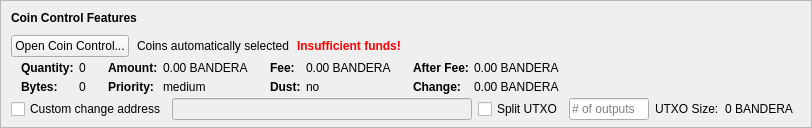
    <widget class="QFrame" name="frameCoinControl">
     <property name="sizePolicy">
      <sizepolicy hsizetype="Expanding" vsizetype="Expanding">
       <horstretch>0</horstretch>
       <verstretch>0</verstretch>
      </sizepolicy>
     </property>
     <property name="maximumSize">
      <size>
       <width>16777215</width>
       <height>16777215</height>
      </size>
     </property>
     <property name="frameShape">
      <enum>QFrame::StyledPanel</enum>
     </property>
     <property name="frameShadow">
      <enum>QFrame::Sunken</enum>
     </property>
     <layout class="QVBoxLayout" name="verticalLayoutCoinControl2">
      <property name="spacing">
       <number>0</number>
      </property>
      <property name="leftMargin">
       <number>0</number>
      </property>
      <property name="topMargin">
       <number>0</number>
      </property>
      <property name="rightMargin">
       <number>0</number>
      </property>
      <property name="bottomMargin">
       <number>6</number>
      </property>
      <item>
       <layout class="QVBoxLayout" name="verticalLayoutCoinControl" stretch="0,0,0,0,1">
        <property name="spacing">
         <number>0</number>
        </property>
        <property name="leftMargin">
         <number>10</number>
        </property>
        <property name="topMargin">
         <number>10</number>
        </property>
        <item>
         <layout class="QHBoxLayout" name="horizontalLayoutCoinControl1">
          <property name="bottomMargin">
           <number>10</number>
          </property>
          <item>
           <widget class="QLabel" name="labelCoinControlFeatures">
            <property name="sizePolicy">
             <sizepolicy hsizetype="Preferred" vsizetype="Maximum">
              <horstretch>0</horstretch>
              <verstretch>0</verstretch>
             </sizepolicy>
            </property>
            <property name="font">
             <font>
              <weight>75</weight>
              <bold>true</bold>
             </font>
            </property>
            <property name="styleSheet">
             <string notr="true">font-weight:bold;</string>
            </property>
            <property name="text">
             <string>Coin Control Features</string>
            </property>
           </widget>
          </item>
         </layout>
        </item>
        <item>
         <layout class="QHBoxLayout" name="horizontalLayoutCoinControl2" stretch="0,0,0,0">
          <property name="spacing">
           <number>8</number>
          </property>
          <property name="bottomMargin">
           <number>4</number>
          </property>
          <item>
           <widget class="QPushButton" name="pushButtonCoinControl">
            <property name="styleSheet">
             <string notr="true"/>
            </property>
            <property name="text">
             <string>Open Coin Control...</string>
            </property>
            <property name="autoDefault">
             <bool>false</bool>
            </property>
           </widget>
          </item>
          <item>
           <widget class="QLabel" name="labelCoinControlAutomaticallySelected">
            <property name="text">
             <string>Coins automatically selected</string>
            </property>
            <property name="margin">
             <number>5</number>
            </property>
           </widget>
          </item>
          <item>
           <widget class="QLabel" name="labelCoinControlInsuffFunds">
            <property name="font">
             <font>
              <weight>75</weight>
              <bold>true</bold>
             </font>
            </property>
            <property name="styleSheet">
             <string notr="true">color:red;font-weight:bold;</string>
            </property>
            <property name="text">
             <string>Insufficient funds!</string>
            </property>
            <property name="margin">
             <number>5</number>
            </property>
           </widget>
          </item>
          <item>
           <spacer name="horizontalSpacerCoinControl">
            <property name="orientation">
             <enum>Qt::Horizontal</enum>
            </property>
            <property name="sizeHint" stdset="0">
             <size>
              <width>40</width>
              <height>1</height>
             </size>
            </property>
           </spacer>
          </item>
         </layout>
        </item>
        <item>
         <widget class="QWidget" name="widgetCoinControl" native="true">
          <property name="sizePolicy">
           <sizepolicy hsizetype="Preferred" vsizetype="Preferred">
            <horstretch>0</horstretch>
            <verstretch>0</verstretch>
           </sizepolicy>
          </property>
          <property name="minimumSize">
           <size>
            <width>0</width>
            <height>0</height>
           </size>
          </property>
          <property name="styleSheet">
           <string notr="true"/>
          </property>
          <layout class="QHBoxLayout" name="horizontalLayoutCoinControl5">
           <property name="leftMargin">
            <number>0</number>
           </property>
           <property name="topMargin">
            <number>0</number>
           </property>
           <property name="rightMargin">
            <number>0</number>
           </property>
           <property name="bottomMargin">
            <number>0</number>
           </property>
           <item>
            <layout class="QHBoxLayout" name="horizontalLayoutCoinControl3" stretch="0,0,0,1">
             <property name="spacing">
              <number>10</number>
             </property>
             <property name="topMargin">
              <number>0</number>
             </property>
             <property name="bottomMargin">
              <number>4</number>
             </property>
             <item>
              <layout class="QFormLayout" name="formLayoutCoinControl1">
               <property name="horizontalSpacing">
                <number>5</number>
               </property>
               <property name="verticalSpacing">
                <number>5</number>
               </property>
               <property name="leftMargin">
                <number>10</number>
               </property>
               <property name="topMargin">
                <number>0</number>
               </property>
               <property name="rightMargin">
                <number>6</number>
               </property>
               <item row="0" column="0">
                <widget class="QLabel" name="labelCoinControlQuantityText">
                 <property name="font">
                  <font>
                   <weight>75</weight>
                   <bold>true</bold>
                  </font>
                 </property>
                 <property name="text">
                  <string>Quantity:</string>
                 </property>
                 <property name="margin">
                  <number>0</number>
                 </property>
                </widget>
               </item>
               <item row="0" column="1">
                <widget class="QLabel" name="labelCoinControlQuantity">
                 <property name="cursor">
                  <cursorShape>IBeamCursor</cursorShape>
                 </property>
                 <property name="contextMenuPolicy">
                  <enum>Qt::ActionsContextMenu</enum>
                 </property>
                 <property name="text">
                  <string notr="true">0</string>
                 </property>
                 <property name="margin">
                  <number>0</number>
                 </property>
                 <property name="textInteractionFlags">
                  <set>Qt::LinksAccessibleByMouse|Qt::TextSelectableByKeyboard|Qt::TextSelectableByMouse</set>
                 </property>
                </widget>
               </item>
               <item row="1" column="0">
                <widget class="QLabel" name="labelCoinControlBytesText">
                 <property name="font">
                  <font>
                   <weight>75</weight>
                   <bold>true</bold>
                  </font>
                 </property>
                 <property name="text">
                  <string>Bytes:</string>
                 </property>
                </widget>
               </item>
               <item row="1" column="1">
                <widget class="QLabel" name="labelCoinControlBytes">
                 <property name="cursor">
                  <cursorShape>IBeamCursor</cursorShape>
                 </property>
                 <property name="contextMenuPolicy">
                  <enum>Qt::ActionsContextMenu</enum>
                 </property>
                 <property name="text">
                  <string notr="true">0</string>
                 </property>
                 <property name="textInteractionFlags">
                  <set>Qt::LinksAccessibleByMouse|Qt::TextSelectableByKeyboard|Qt::TextSelectableByMouse</set>
                 </property>
                </widget>
               </item>
              </layout>
             </item>
             <item>
              <layout class="QFormLayout" name="formLayoutCoinControl2">
               <property name="horizontalSpacing">
                <number>5</number>
               </property>
               <property name="verticalSpacing">
                <number>5</number>
               </property>
               <property name="leftMargin">
                <number>6</number>
               </property>
               <property name="topMargin">
                <number>0</number>
               </property>
               <property name="rightMargin">
                <number>6</number>
               </property>
               <item row="0" column="0">
                <widget class="QLabel" name="labelCoinControlAmountText">
                 <property name="font">
                  <font>
                   <weight>75</weight>
                   <bold>true</bold>
                  </font>
                 </property>
                 <property name="text">
                  <string>Amount:</string>
                 </property>
                 <property name="margin">
                  <number>0</number>
                 </property>
                </widget>
               </item>
               <item row="0" column="1">
                <widget class="QLabel" name="labelCoinControlAmount">
                 <property name="cursor">
                  <cursorShape>IBeamCursor</cursorShape>
                 </property>
                 <property name="contextMenuPolicy">
                  <enum>Qt::ActionsContextMenu</enum>
                 </property>
                 <property name="text">
                  <string notr="true">0.00 BANDERA</string>
                 </property>
                 <property name="textInteractionFlags">
                  <set>Qt::LinksAccessibleByMouse|Qt::TextSelectableByKeyboard|Qt::TextSelectableByMouse</set>
                 </property>
                </widget>
               </item>
               <item row="1" column="0">
                <widget class="QLabel" name="labelCoinControlPriorityText">
                 <property name="font">
                  <font>
                   <weight>75</weight>
                   <bold>true</bold>
                  </font>
                 </property>
                 <property name="text">
                  <string>Priority:</string>
                 </property>
                </widget>
               </item>
               <item row="1" column="1">
                <widget class="QLabel" name="labelCoinControlPriority">
                 <property name="cursor">
                  <cursorShape>IBeamCursor</cursorShape>
                 </property>
                 <property name="contextMenuPolicy">
                  <enum>Qt::ActionsContextMenu</enum>
                 </property>
                 <property name="text">
                  <string>medium</string>
                 </property>
                 <property name="textInteractionFlags">
                  <set>Qt::LinksAccessibleByMouse|Qt::TextSelectableByKeyboard|Qt::TextSelectableByMouse</set>
                 </property>
                </widget>
               </item>
              </layout>
             </item>
             <item>
              <layout class="QFormLayout" name="formLayoutCoinControl3">
               <property name="horizontalSpacing">
                <number>5</number>
               </property>
               <property name="verticalSpacing">
                <number>5</number>
               </property>
               <property name="leftMargin">
                <number>6</number>
               </property>
               <property name="topMargin">
                <number>0</number>
               </property>
               <property name="rightMargin">
                <number>6</number>
               </property>
               <item row="0" column="0">
                <widget class="QLabel" name="labelCoinControlFeeText">
                 <property name="font">
                  <font>
                   <weight>75</weight>
                   <bold>true</bold>
                  </font>
                 </property>
                 <property name="text">
                  <string>Fee:</string>
                 </property>
                 <property name="margin">
                  <number>0</number>
                 </property>
                </widget>
               </item>
               <item row="0" column="1">
                <widget class="QLabel" name="labelCoinControlFee">
                 <property name="cursor">
                  <cursorShape>IBeamCursor</cursorShape>
                 </property>
                 <property name="contextMenuPolicy">
                  <enum>Qt::ActionsContextMenu</enum>
                 </property>
                 <property name="text">
                  <string notr="true">0.00 BANDERA</string>
                 </property>
                 <property name="textInteractionFlags">
                  <set>Qt::LinksAccessibleByMouse|Qt::TextSelectableByKeyboard|Qt::TextSelectableByMouse</set>
                 </property>
                </widget>
               </item>
               <item row="1" column="0">
                <widget class="QLabel" name="labelCoinControlLowOutputText">
                 <property name="font">
                  <font>
                   <weight>75</weight>
                   <bold>true</bold>
                  </font>
                 </property>
                 <property name="text">
                  <string>Dust:</string>
                 </property>
                </widget>
               </item>
               <item row="1" column="1">
                <widget class="QLabel" name="labelCoinControlLowOutput">
                 <property name="cursor">
                  <cursorShape>IBeamCursor</cursorShape>
                 </property>
                 <property name="contextMenuPolicy">
                  <enum>Qt::ActionsContextMenu</enum>
                 </property>
                 <property name="text">
                  <string>no</string>
                 </property>
                 <property name="textInteractionFlags">
                  <set>Qt::LinksAccessibleByMouse|Qt::TextSelectableByKeyboard|Qt::TextSelectableByMouse</set>
                 </property>
                </widget>
               </item>
              </layout>
             </item>
             <item>
              <layout class="QFormLayout" name="formLayoutCoinControl4">
               <property name="horizontalSpacing">
                <number>5</number>
               </property>
               <property name="verticalSpacing">
                <number>5</number>
               </property>
               <property name="leftMargin">
                <number>6</number>
               </property>
               <property name="topMargin">
                <number>0</number>
               </property>
               <property name="rightMargin">
                <number>6</number>
               </property>
               <item row="0" column="0">
                <widget class="QLabel" name="labelCoinControlAfterFeeText">
                 <property name="font">
                  <font>
                   <weight>75</weight>
                   <bold>true</bold>
                  </font>
                 </property>
                 <property name="text">
                  <string>After Fee:</string>
                 </property>
                 <property name="margin">
                  <number>0</number>
                 </property>
                </widget>
               </item>
               <item row="0" column="1">
                <widget class="QLabel" name="labelCoinControlAfterFee">
                 <property name="cursor">
                  <cursorShape>IBeamCursor</cursorShape>
                 </property>
                 <property name="contextMenuPolicy">
                  <enum>Qt::ActionsContextMenu</enum>
                 </property>
                 <property name="text">
                  <string notr="true">0.00 BANDERA</string>
                 </property>
                 <property name="textInteractionFlags">
                  <set>Qt::LinksAccessibleByMouse|Qt::TextSelectableByKeyboard|Qt::TextSelectableByMouse</set>
                 </property>
                </widget>
               </item>
               <item row="1" column="0">
                <widget class="QLabel" name="labelCoinControlChangeText">
                 <property name="font">
                  <font>
                   <weight>75</weight>
                   <bold>true</bold>
                  </font>
                 </property>
                 <property name="text">
                  <string>Change:</string>
                 </property>
                </widget>
               </item>
               <item row="1" column="1">
                <widget class="QLabel" name="labelCoinControlChange">
                 <property name="cursor">
                  <cursorShape>IBeamCursor</cursorShape>
                 </property>
                 <property name="contextMenuPolicy">
                  <enum>Qt::ActionsContextMenu</enum>
                 </property>
                 <property name="text">
                  <string notr="true">0.00 BANDERA</string>
                 </property>
                 <property name="textInteractionFlags">
                  <set>Qt::LinksAccessibleByMouse|Qt::TextSelectableByKeyboard|Qt::TextSelectableByMouse</set>
                 </property>
                </widget>
               </item>
              </layout>
             </item>
            </layout>
           </item>
          </layout>
         </widget>
        </item>
        <item>
         <layout class="QHBoxLayout" name="horizontalLayoutCoinControl4" stretch="0,0,0,0,0,0,0,0">
          <property name="spacing">
           <number>6</number>
          </property>
          <property name="sizeConstraint">
           <enum>QLayout::SetDefaultConstraint</enum>
          </property>
          <property name="topMargin">
           <number>0</number>
          </property>
          <property name="rightMargin">
           <number>0</number>
          </property>
          <item>
           <widget class="QCheckBox" name="checkBoxCoinControlChange">
            <property name="toolTip">
             <string>If this is activated, but the change address is empty or invalid, change will be sent to a newly generated address.</string>
            </property>
            <property name="text">
             <string>Custom change address</string>
            </property>
           </widget>
          </item>
          <item>
           <widget class="QValidatedLineEdit" name="lineEditCoinControlChange">
            <property name="enabled">
             <bool>false</bool>
            </property>
            <property name="sizePolicy">
             <sizepolicy hsizetype="Expanding" vsizetype="Fixed">
              <horstretch>0</horstretch>
              <verstretch>0</verstretch>
             </sizepolicy>
            </property>
            <property name="minimumSize">
             <size>
              <width>300</width>
              <height>0</height>
             </size>
            </property>
           </widget>
          </item>
          <item>
           <widget class="QCheckBox" name="splitBlockCheckBox">
            <property name="text">
             <string>Split UTXO</string>
            </property>
           </widget>
          </item>
          <item>
           <widget class="QLineEdit" name="splitBlockLineEdit">
            <property name="sizePolicy">
             <sizepolicy hsizetype="Fixed" vsizetype="Fixed">
              <horstretch>20</horstretch>
              <verstretch>0</verstretch>
             </sizepolicy>
            </property>
            <property name="maximumSize">
             <size>
              <width>80</width>
              <height>16777215</height>
             </size>
            </property>
            <property name="placeholderText">
             <string># of outputs</string>
            </property>
           </widget>
          </item>
          <item>
           <widget class="QLabel" name="labelBlockSizeText">
            <property name="text">
             <string>UTXO Size:</string>
            </property>
           </widget>
          </item>
          <item>
           <widget class="QLabel" name="labelBlockSize">
            <property name="text">
             <string>0 BANDERA</string>
            </property>
           </widget>
          </item>
          <item>
           <widget class="QLabel" name="labelCoinControlChangeLabel">
            <property name="sizePolicy">
             <sizepolicy hsizetype="Minimum" vsizetype="Expanding">
              <horstretch>0</horstretch>
              <verstretch>0</verstretch>
             </sizepolicy>
            </property>
            <property name="minimumSize">
             <size>
              <width>0</width>
              <height>0</height>
             </size>
            </property>
            <property name="text">
             <string/>
            </property>
            <property name="margin">
             <number>0</number>
            </property>
           </widget>
          </item>
          <item>
           <spacer name="horizontalSpacer_7">
            <property name="orientation">
             <enum>Qt::Horizontal</enum>
            </property>
            <property name="sizeHint" stdset="0">
             <size>
              <width>0</width>
              <height>20</height>
             </size>
            </property>
           </spacer>
          </item>
         </layout>
        </item>
        <item>
         <spacer name="verticalSpacerCoinControl">
          <property name="orientation">
           <enum>Qt::Vertical</enum>
          </property>
          <property name="sizeHint" stdset="0">
           <size>
            <width>800</width>
            <height>1</height>
           </size>
          </property>
         </spacer>
        </item>
       </layout>
      </item>
     </layout>
    </widget>
